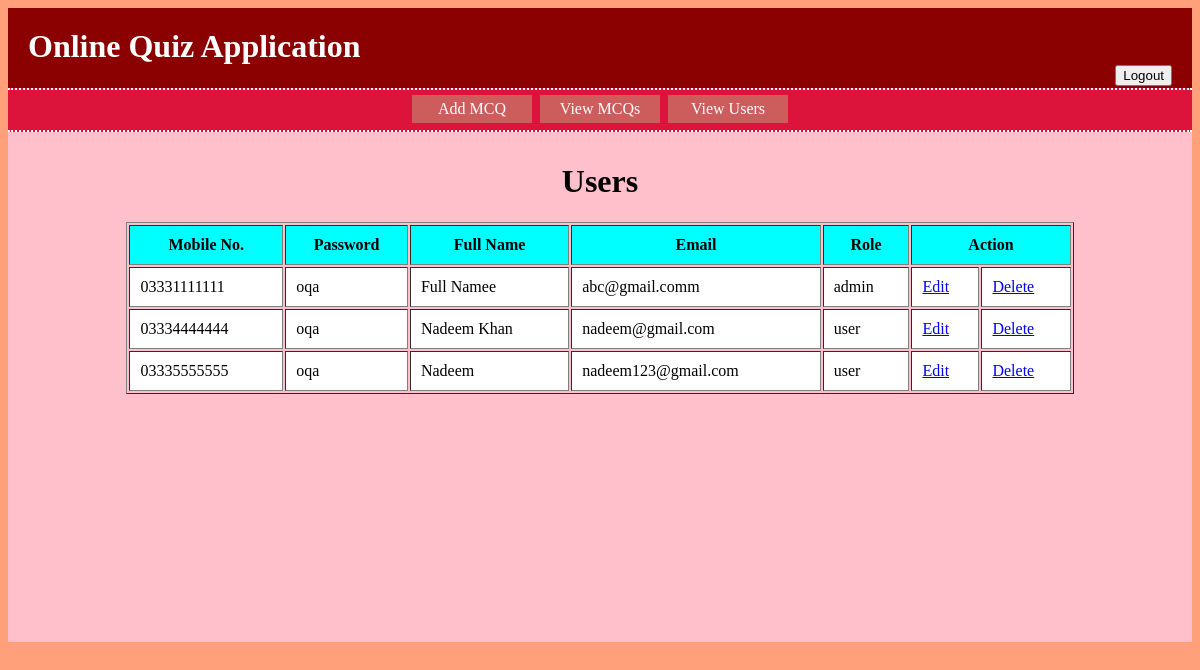
Page /onlinequizapp/user/view_users.php (signed in) on the committed database.
### tables this page shows
CREATE TABLE `users` (
  `mobile_no` varchar(15) NOT NULL,
  `password` varchar(20) NOT NULL,
  `full_name` varchar(50) NOT NULL,
  `email` varchar(40) NOT NULL,
  `role` varchar(10) NOT NULL
);

### onlinequizapp/user/user_model.php (called while the page is built, shortened)
<?php
class User {
public function get_users()
{
    try
    {
        $conn = new Connection();
        $dbconn = $conn->getConnection();
        $selectQuery = "SELECT * FROM `users`;";
        $users = NULL;
        foreach( $dbconn->query($selectQuery, PDO::FETCH_ASSOC) as $user)
        {
            $users[] = $user;
        }
        return $users;
    }
    catch (PDOException $e)
    {
        echo "<script>alert(".$e->getMessage().");</script>";
    }
    catch (Exception $e)
    {
        echo "<script>alert(".$e->getMessage().");</script>";
    }
}
}
?>

### onlinequizapp/user/view_users.php (the view, shortened to what this page needs)
<?php
require_once("user_model.php");
$userObject = new User();
$users = $userObject->get_users();
?>
<?php include_once("../headers/header_admin.php"); ?>
<div class="contents">
<table cellpadding='10px' align="center" width="80%" border="1">
    <caption><h1>Users</h1></caption>
        <tr style="background: aqua;">
            <th>Mobile No.</th>
            <th>Password</th>
            <th>Full Name</th>
            <th>Email</th>
            <th>Role</th>
            <th colspan="2">Action</th>
        </tr>
    <?php
    if(isset($users))
    {
        foreach($users as $user)
        {
        ?>
            <tr style="background: white;">
                <td><?php echo $user["mobile_no"]; ?></td>
                <td><?php echo $user["password"]; ?></td>
                <td><?php echo $user["full_name"]; ?></td>
                <td><?php echo $user["email"]; ?></td>
                <td><?php echo $user["role"]; ?></td>
                <td><a href="edit_user.php?mobile_no=<?php echo $user["mobile_no"]; ?>">Edit</a></td>
                <td><a href="view_users.php?mobile_no=<?php echo $user["mobile_no"]; ?>">Delete</a></td>
            </tr>
        <?php
        }
    }
    ?>
</table>
</div>
</body>
</html>

### onlinequizapp/styles/styles.css (style rules this page uses)
body { background: LightSalmon; }
.contents { padding-top: 10px; background: pink; width: 100%; min-height: 500px; }
.contents table { margin: auto; }

### rows in the picture
users: mobile_no "03331111111", password "oqa", full_name "Full Namee", email "abc@gmail.comm", role "admin"
users: mobile_no "03334444444", password "oqa", full_name "Nadeem Khan", email "nadeem@gmail.com", role "user"
users: mobile_no "03335555555", password "oqa", full_name "Nadeem", email "nadeem123@gmail.com", role "user"
